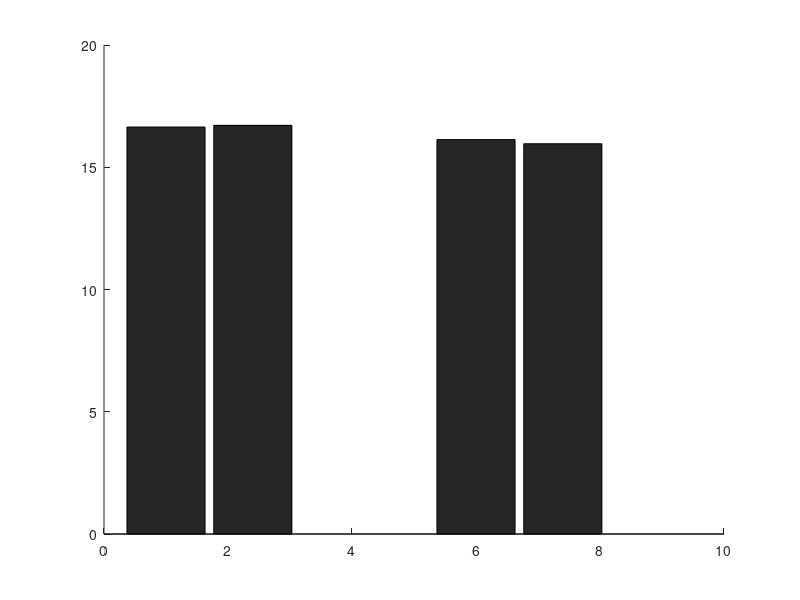

MATLAB code to generate this figure: (Note: this script raises an error after producing the figure.)
%% Figure S1: Additional behavioral experiment and results
% rows = subjects, columns = conditions
% col order:
% 1 no adapter | 2 contour | 3 connected | 4 middle | 5 unconnected | 6 lines
PSE_data = [
    18.2300   15.8100   19.2100   15.0200   17.8400   16.8300;
    20.0000   20.0000   17.2500   17.4500   17.1300   17.5700;
    16.8200   17.5300   17.2800   15.7300   14.8600   16.2400;
    17.4500   19.7200   20.0000   20.0000   20.0000   18.6000;
    16.5900   14.6100   16.8800   15.9400   14.8600   14.5300;
    17.8600   17.5900   16.9100   15.1500   16.5000   16.1600;
    15.5600   16.5500   14.5700   14.8800   16.6800   15.2300;
    17.5200   14.5500   15.4600   16.3000   16.1200   16.1700;
    19.1400   16.1100   16.1500   19.8500   18.1800   18.1300;
    17.1200   19.2000   20.0000   19.7500   17.2100   16.1100;
    20.0000   18.9500   18.2600   15.6300   19.3400   15.5700;
    14.4200   16.5700   16.0700   14.8200   17.6400   13.3400;
    18.3900   16.2500   13.9900   17.4300   15.8500   15.4400;
    16.1500   13.1000   13.9800   14.4000   11.2800   11.1200;
    17.9900   17.4000   18.8000   14.4900   13.3600   16.3600;
    17.1300   15.7500   15.5200   14.1400   17.1700   18.6600;
    17.7800   16.9200   15.6600   15.1600   14.3000   14.4000;
    18.3200   17.9500   15.9300   16.8700   16.0000   18.8400;
    19.7100   17.7200   15.8900   14.8800   14.8600   18.9000;
    19.2000   19.3500   20.0000   18.7700   17.1600   18.8300;
    16.1200   13.7100   13.6300   17.8400   14.7500   16.0200;
    17.0600   17.5600   16.9500   17.5100   14.9200   19.2800;
    18.4300   12.2300   16.2700   14.1800   14.1500   12.1300;
    18.2600   11.9300   16.8100   10.6400   12.2400   11.8200;
    16.0000   18.1200   15.1800   16.9800   15.8400   17.6100;
    17.6400   19.2800   19.6800   19.0500   18.5200   18.0700;
    16.3800   14.9600   14.9500   12.3300   14.2100   13.6000
];

alpha = 0.05;

%% Extract four conditions (order: contour, connected, lines, unconnected)
x_contour     = PSE_data(:, 2);
x_connected   = PSE_data(:, 3);
x_lines       = PSE_data(:, 6);
x_unconnected = PSE_data(:, 5);

X = [x_contour, x_connected, x_lines, x_unconnected];

% Merge groups (mean within each subject)
grp_CC = mean([x_connected, x_contour], 2);     % connected + contour
grp_LU = mean([x_lines, x_unconnected], 2);     % lines + unconnected

%% Color settings
col_uncon   = [0.3, 0.6, 0.9];
col_con     = [0.3, 0.6, 0.9];
col_line    = [0.3, 0.6, 0.9];
col_contour = [0.3, 0.6, 0.9];

bar_colors = [
    col_contour;
    col_con;
    col_line;
    col_uncon
];


xpos = [1, 2.4, 6.0, 7.4];
mean_PSE = mean(X, 1, 'omitnan');
n_eff    = sum(isfinite(X), 1);
sem_PSE  = std(X, 0, 1, 'omitnan') ./ sqrt(n_eff);

%% Plot
figure;
hold on;

% Bar plot (wider BarWidth: 0.90)
barW = 0.90;
b = bar(xpos, mean_PSE, 'BarWidth', barW, 'FaceColor', 'flat');
b.CData = bar_colors;

% SEM error bars: red points/lines (others unchanged)
errorbar(xpos, mean_PSE, sem_PSE, 'r', 'LineStyle', 'none', 'LineWidth', 2, 'CapSize', 15);

% Subject-level dots (without jitter)
num_subjects   = size(X, 1);
num_conditions = size(X, 2);
for i = 1:num_conditions
    scatter(ones(num_subjects, 1) * xpos(i), X(:, i), 20, 'k', 'filled', 'MarkerFaceAlpha', 0.6);
end

% Statistics: normality test (difference scores) -> t-test or signrank
warnState = warning; warning('off','all');

% (1) contour vs connected
mask12 = isfinite(x_contour) & isfinite(x_connected);
a1 = x_contour(mask12);
b1v = x_connected(mask12);
d1 = b1v - a1;  % connected - contour
[hL1, pL1] = lillietest(d1, 'Alpha', alpha);
[hJ1, pJ1] = jbtest(d1, alpha);
isNormal1 = (hL1==0) && (hJ1==0);
if isNormal1
    [~, p1] = ttest(d1, 0, 'Alpha', alpha);
    testName1 = 'paired t-test';
else
    p1 = signrank(a1, b1v, 'Alpha', alpha);
    testName1 = 'signrank';
end

% (2) lines vs unconnected
mask34 = isfinite(x_lines) & isfinite(x_unconnected);
a2 = x_lines(mask34);
b2v = x_unconnected(mask34);
d2 = b2v - a2;  % unconnected - lines
[hL2, pL2] = lillietest(d2, 'Alpha', alpha);
[hJ2, pJ2] = jbtest(d2, alpha);
isNormal2 = (hL2==0) && (hJ2==0);
if isNormal2
    [~, p2] = ttest(d2, 0, 'Alpha', alpha);
    testName2 = 'paired t-test';
else
    p2 = signrank(a2, b2v, 'Alpha', alpha);
    testName2 = 'signrank';
end

% (3) merged groups: mean(CC) vs mean(LU)
maskG = isfinite(grp_CC) & isfinite(grp_LU);
g1 = grp_CC(maskG);
g2 = grp_LU(maskG);
dG = g2 - g1;  % LU - CC
[hLG, pLG] = lillietest(dG, 'Alpha', alpha);
[hJG, pJG] = jbtest(dG, alpha);
isNormalG = (hLG==0) && (hJG==0);
if isNormalG
    [~, pG] = ttest(dG, 0, 'Alpha', alpha);
    testNameG = 'paired t-test';
else
    pG = signrank(g1, g2, 'Alpha', alpha);
    testNameG = 'signrank';
end

warning(warnState);

% Significance labels (non-significant -> n.s.)
if p1 < 1e-4, lab1 = '****';
elseif p1 < 1e-3, lab1 = '***';
elseif p1 < 1e-2, lab1 = '**';
elseif p1 < 0.05, lab1 = '*';
else, lab1 = 'n.s.'; end

if p2 < 1e-4, lab2 = '****';
elseif p2 < 1e-3, lab2 = '***';
elseif p2 < 1e-2, lab2 = '**';
elseif p2 < 0.05, lab2 = '*';
else, lab2 = 'n.s.'; end

if pG < 1e-4, labG = '****';
elseif pG < 1e-3, labG = '***';
elseif pG < 1e-2, labG = '**';
elseif pG < 0.05, labG = '*';
else, labG = 'n.s.'; end

% Bracket drawing
ylim([10 21]);

% Draw dashed reference line at y = 15
yline(15, '--', 'LineWidth', 1.5, 'Color', [0 0 0], 'HandleVisibility','off');

dh  = 0.12;
gap = 0.1;
lw1 = 1.8;
lw2 = 2.2;

yMaxData = max(X(:), [], 'omitnan');
yMaxBar  = max(mean_PSE + sem_PSE);
baseTop  = max([yMaxData, yMaxBar]);

y12    = baseTop + 0.18;
yMerge = y12 + 0.30;
yTop   = yMerge + 0.30;

yNeededTop = yTop + dh + gap + 0.10;
if yNeededTop > 21
    shiftDown = yNeededTop - 21;
    y12    = y12    - shiftDown;
    yMerge = yMerge - shiftDown;
    yTop   = yTop   - shiftDown;
end

% (1) contour vs connected
plot([xpos(1) xpos(1) xpos(2) xpos(2)], [y12 y12+dh y12+dh y12], 'k', 'LineWidth', lw1);
text(mean([xpos(1) xpos(2)]), y12+dh+gap, lab1, 'HorizontalAlignment','center', 'FontSize', 12);

% (2) lines vs unconnected
plot([xpos(3) xpos(3) xpos(4) xpos(4)], [y12 y12+dh y12+dh y12], 'k', 'LineWidth', lw1);
text(mean([xpos(3) xpos(4)]), y12+dh+gap, lab2, 'HorizontalAlignment','center', 'FontSize', 12);

% (3) Summary brackets (without text)
plot([xpos(1) xpos(1) xpos(2) xpos(2)], [yMerge yMerge+dh yMerge+dh yMerge], 'k', 'LineWidth', lw2);
plot([xpos(3) xpos(3) xpos(4) xpos(4)], [yMerge yMerge+dh yMerge+dh yMerge], 'k', 'LineWidth', lw2);

% (4) Comparison across the two merged groups
plot([xpos(1) xpos(1) xpos(4) xpos(4)], [yTop yTop+dh yTop+dh yTop], 'k', 'LineWidth', lw2);
text(mean([xpos(1) xpos(4)]), yTop+dh+gap, labG, 'HorizontalAlignment','center', 'FontSize', 12);

% Aesthetic settings
set(gca, 'XTick', xpos, 'XTickLabel', {'contour','connected','lines','unconnected'});
xlabel('Adaptation Condition', 'FontSize', 12, 'FontWeight', 'bold');
ylabel('PSE', 'FontSize', 12, 'FontWeight', 'bold');
title('PSE under Different Adaptation Conditions', 'FontSize', 14, 'FontWeight', 'bold');
set(gca, 'Box', 'off', 'TickDir', 'out', 'LineWidth', 1.5, 'FontSize', 11);
ax = gca;
ax.XAxis.LineWidth = 1.5;
ax.YAxis.LineWidth = 1.5;

grid off;

xlim([min(xpos)-0.8, max(xpos)+0.8]);
hold off;

%% Console output
fprintf('\n===== Stats summary (alpha=%.3f) =====\n', alpha);
fprintf('[contour vs connected]  test=%s | p=%.6g | n=%d\n', testName1, p1, numel(d1));
fprintf('[lines vs unconnected] test=%s | p=%.6g | n=%d\n', testName2, p2, numel(d2));
fprintf('[merged CC vs merged LU] test=%s | p=%.6g | n=%d\n', testNameG, pG, numel(dG));
fprintf('Normality p-values (Lillie/JB): pair1(%.3g/%.3g), pair2(%.3g/%.3g), merged(%.3g/%.3g)\n', ...
    pL1, pJ1, pL2, pJ2, pLG, pJG);
